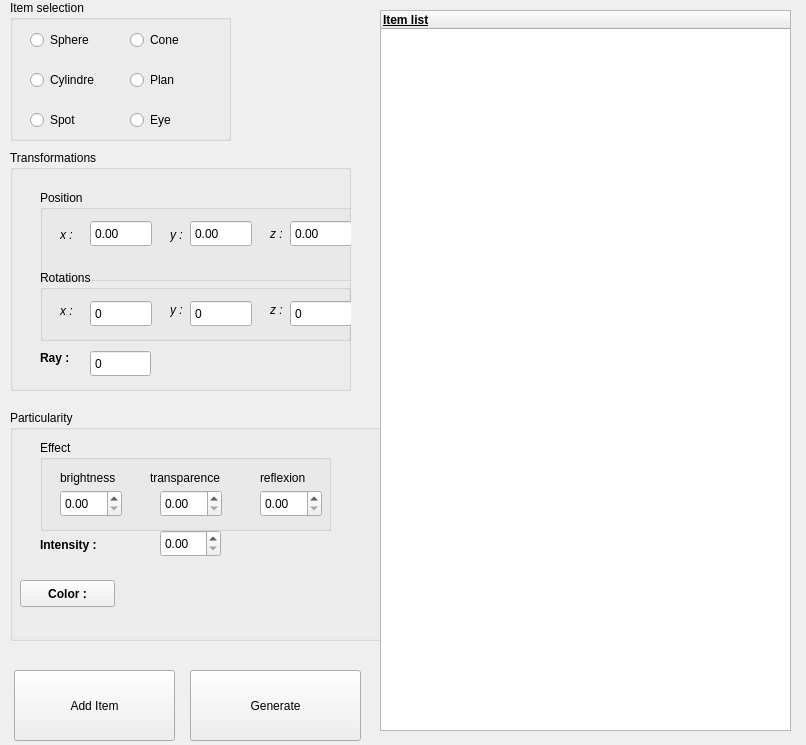
<?xml version="1.0" encoding="UTF-8"?>
<ui version="4.0">
 <class>MainWindow</class>
 <widget class="QMainWindow" name="MainWindow">
  <property name="enabled">
   <bool>true</bool>
  </property>
  <property name="geometry">
   <rect>
    <x>0</x>
    <y>0</y>
    <width>806</width>
    <height>745</height>
   </rect>
  </property>
  <property name="windowTitle">
   <string>MainWindow</string>
  </property>
  <widget class="QWidget" name="centralWidget">
   <widget class="QGroupBox" name="Item">
    <property name="geometry">
     <rect>
      <x>10</x>
      <y>0</y>
      <width>221</width>
      <height>141</height>
     </rect>
    </property>
    <property name="cursor">
     <cursorShape>PointingHandCursor</cursorShape>
    </property>
    <property name="title">
     <string>Item selection</string>
    </property>
    <widget class="QRadioButton" name="Eye">
     <property name="geometry">
      <rect>
       <x>120</x>
       <y>110</y>
       <width>51</width>
       <height>20</height>
      </rect>
     </property>
     <property name="text">
      <string>Eye</string>
     </property>
    </widget>
    <widget class="QRadioButton" name="Cone">
     <property name="geometry">
      <rect>
       <x>120</x>
       <y>30</y>
       <width>71</width>
       <height>20</height>
      </rect>
     </property>
     <property name="text">
      <string>Cone</string>
     </property>
    </widget>
    <widget class="QRadioButton" name="Cylindre">
     <property name="geometry">
      <rect>
       <x>20</x>
       <y>70</y>
       <width>81</width>
       <height>20</height>
      </rect>
     </property>
     <property name="text">
      <string>Cylindre</string>
     </property>
    </widget>
    <widget class="QRadioButton" name="Sphere">
     <property name="geometry">
      <rect>
       <x>20</x>
       <y>30</y>
       <width>71</width>
       <height>20</height>
      </rect>
     </property>
     <property name="text">
      <string>Sphere</string>
     </property>
    </widget>
    <widget class="QRadioButton" name="Plan">
     <property name="geometry">
      <rect>
       <x>120</x>
       <y>70</y>
       <width>71</width>
       <height>20</height>
      </rect>
     </property>
     <property name="text">
      <string>Plan</string>
     </property>
    </widget>
    <widget class="QRadioButton" name="Spot">
     <property name="geometry">
      <rect>
       <x>20</x>
       <y>110</y>
       <width>61</width>
       <height>20</height>
      </rect>
     </property>
     <property name="text">
      <string>Spot</string>
     </property>
    </widget>
   </widget>
   <widget class="QPushButton" name="add_button">
    <property name="geometry">
     <rect>
      <x>14</x>
      <y>670</y>
      <width>161</width>
      <height>71</height>
     </rect>
    </property>
    <property name="text">
     <string>Add Item</string>
    </property>
   </widget>
   <widget class="QPushButton" name="generate_button">
    <property name="geometry">
     <rect>
      <x>190</x>
      <y>670</y>
      <width>171</width>
      <height>71</height>
     </rect>
    </property>
    <property name="text">
     <string>Generate</string>
    </property>
   </widget>
   <widget class="QGroupBox" name="Transformation">
    <property name="geometry">
     <rect>
      <x>10</x>
      <y>150</y>
      <width>341</width>
      <height>241</height>
     </rect>
    </property>
    <property name="autoFillBackground">
     <bool>false</bool>
    </property>
    <property name="title">
     <string>Transformations</string>
    </property>
    <property name="flat">
     <bool>false</bool>
    </property>
    <property name="checkable">
     <bool>false</bool>
    </property>
    <widget class="QGroupBox" name="Positions">
     <property name="geometry">
      <rect>
       <x>30</x>
       <y>40</y>
       <width>361</width>
       <height>91</height>
      </rect>
     </property>
     <property name="title">
      <string>Position</string>
     </property>
     <widget class="QLabel" name="label_4">
      <property name="geometry">
       <rect>
        <x>230</x>
        <y>34</y>
        <width>16</width>
        <height>21</height>
       </rect>
      </property>
      <property name="text">
       <string>&lt;html&gt;&lt;head/&gt;&lt;body&gt;&lt;p&gt;&lt;span style=&quot; font-style:italic;&quot;&gt;z :&lt;/span&gt;&lt;/p&gt;&lt;/body&gt;&lt;/html&gt;</string>
      </property>
     </widget>
     <widget class="QLabel" name="label_3">
      <property name="geometry">
       <rect>
        <x>130</x>
        <y>35</y>
        <width>21</width>
        <height>21</height>
       </rect>
      </property>
      <property name="text">
       <string>&lt;html&gt;&lt;head/&gt;&lt;body&gt;&lt;p&gt;&lt;span style=&quot; font-style:italic;&quot;&gt;y :&lt;/span&gt;&lt;/p&gt;&lt;/body&gt;&lt;/html&gt;</string>
      </property>
     </widget>
     <widget class="QLabel" name="label_2">
      <property name="geometry">
       <rect>
        <x>20</x>
        <y>30</y>
        <width>21</width>
        <height>31</height>
       </rect>
      </property>
      <property name="text">
       <string>&lt;html&gt;&lt;head/&gt;&lt;body&gt;&lt;p&gt;&lt;span style=&quot; font-style:italic;&quot;&gt;x :&lt;/span&gt;&lt;/p&gt;&lt;/body&gt;&lt;/html&gt;</string>
      </property>
     </widget>
     <widget class="QDoubleSpinBox" name="pos_z">
      <property name="geometry">
       <rect>
        <x>250</x>
        <y>30</y>
        <width>62</width>
        <height>27</height>
       </rect>
      </property>
      <property name="buttonSymbols">
       <enum>QAbstractSpinBox::NoButtons</enum>
      </property>
      <property name="minimum">
       <double>-1000.000000000000000</double>
      </property>
      <property name="maximum">
       <double>1000.000000000000000</double>
      </property>
     </widget>
     <widget class="QDoubleSpinBox" name="pos_y">
      <property name="geometry">
       <rect>
        <x>150</x>
        <y>30</y>
        <width>62</width>
        <height>27</height>
       </rect>
      </property>
      <property name="buttonSymbols">
       <enum>QAbstractSpinBox::NoButtons</enum>
      </property>
      <property name="minimum">
       <double>-1000.000000000000000</double>
      </property>
      <property name="maximum">
       <double>1000.000000000000000</double>
      </property>
     </widget>
     <widget class="QDoubleSpinBox" name="pos_x">
      <property name="geometry">
       <rect>
        <x>50</x>
        <y>30</y>
        <width>62</width>
        <height>27</height>
       </rect>
      </property>
      <property name="readOnly">
       <bool>false</bool>
      </property>
      <property name="buttonSymbols">
       <enum>QAbstractSpinBox::NoButtons</enum>
      </property>
      <property name="minimum">
       <double>-1000.000000000000000</double>
      </property>
      <property name="maximum">
       <double>1000.000000000000000</double>
      </property>
     </widget>
    </widget>
    <widget class="QGroupBox" name="Rotations">
     <property name="enabled">
      <bool>true</bool>
     </property>
     <property name="geometry">
      <rect>
       <x>30</x>
       <y>120</y>
       <width>311</width>
       <height>71</height>
      </rect>
     </property>
     <property name="font">
      <font>
       <underline>false</underline>
      </font>
     </property>
     <property name="title">
      <string>Rotations</string>
     </property>
     <property name="checkable">
      <bool>false</bool>
     </property>
     <widget class="QLabel" name="label_11">
      <property name="geometry">
       <rect>
        <x>130</x>
        <y>30</y>
        <width>21</width>
        <height>21</height>
       </rect>
      </property>
      <property name="text">
       <string>&lt;html&gt;&lt;head/&gt;&lt;body&gt;&lt;p&gt;&lt;span style=&quot; font-style:italic;&quot;&gt;y :&lt;/span&gt;&lt;/p&gt;&lt;/body&gt;&lt;/html&gt;</string>
      </property>
     </widget>
     <widget class="QSpinBox" name="rot_y">
      <property name="geometry">
       <rect>
        <x>150</x>
        <y>30</y>
        <width>62</width>
        <height>27</height>
       </rect>
      </property>
      <property name="buttonSymbols">
       <enum>QAbstractSpinBox::NoButtons</enum>
      </property>
      <property name="minimum">
       <number>-360</number>
      </property>
      <property name="maximum">
       <number>360</number>
      </property>
     </widget>
     <widget class="QSpinBox" name="rot_x">
      <property name="geometry">
       <rect>
        <x>50</x>
        <y>30</y>
        <width>62</width>
        <height>27</height>
       </rect>
      </property>
      <property name="cursor">
       <cursorShape>ArrowCursor</cursorShape>
      </property>
      <property name="readOnly">
       <bool>false</bool>
      </property>
      <property name="buttonSymbols">
       <enum>QAbstractSpinBox::NoButtons</enum>
      </property>
      <property name="minimum">
       <number>-360</number>
      </property>
      <property name="maximum">
       <number>360</number>
      </property>
     </widget>
     <widget class="QSpinBox" name="rot_z">
      <property name="geometry">
       <rect>
        <x>250</x>
        <y>30</y>
        <width>62</width>
        <height>27</height>
       </rect>
      </property>
      <property name="buttonSymbols">
       <enum>QAbstractSpinBox::NoButtons</enum>
      </property>
      <property name="minimum">
       <number>-360</number>
      </property>
      <property name="maximum">
       <number>360</number>
      </property>
     </widget>
     <widget class="QLabel" name="label_12">
      <property name="geometry">
       <rect>
        <x>20</x>
        <y>26</y>
        <width>21</width>
        <height>31</height>
       </rect>
      </property>
      <property name="text">
       <string>&lt;html&gt;&lt;head/&gt;&lt;body&gt;&lt;p&gt;&lt;span style=&quot; font-style:italic;&quot;&gt;x :&lt;/span&gt;&lt;/p&gt;&lt;/body&gt;&lt;/html&gt;</string>
      </property>
     </widget>
     <widget class="QLabel" name="label_13">
      <property name="geometry">
       <rect>
        <x>230</x>
        <y>30</y>
        <width>16</width>
        <height>21</height>
       </rect>
      </property>
      <property name="text">
       <string>&lt;html&gt;&lt;head/&gt;&lt;body&gt;&lt;p&gt;&lt;span style=&quot; font-style:italic;&quot;&gt;z :&lt;/span&gt;&lt;/p&gt;&lt;/body&gt;&lt;/html&gt;</string>
      </property>
     </widget>
    </widget>
    <widget class="QLabel" name="label_ray">
     <property name="enabled">
      <bool>true</bool>
     </property>
     <property name="geometry">
      <rect>
       <x>30</x>
       <y>200</y>
       <width>41</width>
       <height>16</height>
      </rect>
     </property>
     <property name="text">
      <string>&lt;html&gt;&lt;head/&gt;&lt;body&gt;&lt;p&gt;&lt;span style=&quot; font-weight:600;&quot;&gt;Ray :&lt;/span&gt;&lt;/p&gt;&lt;/body&gt;&lt;/html&gt;</string>
     </property>
    </widget>
    <widget class="QSpinBox" name="ray">
     <property name="geometry">
      <rect>
       <x>80</x>
       <y>200</y>
       <width>61</width>
       <height>27</height>
      </rect>
     </property>
     <property name="buttonSymbols">
      <enum>QAbstractSpinBox::NoButtons</enum>
     </property>
     <property name="maximum">
      <number>500</number>
     </property>
    </widget>
   </widget>
   <widget class="QGroupBox" name="Particularity">
    <property name="geometry">
     <rect>
      <x>10</x>
      <y>410</y>
      <width>381</width>
      <height>231</height>
     </rect>
    </property>
    <property name="title">
     <string>Particularity</string>
    </property>
    <widget class="QGroupBox" name="Effect">
     <property name="enabled">
      <bool>true</bool>
     </property>
     <property name="geometry">
      <rect>
       <x>30</x>
       <y>30</y>
       <width>291</width>
       <height>91</height>
      </rect>
     </property>
     <property name="title">
      <string>Effect</string>
     </property>
     <widget class="QLabel" name="label_5">
      <property name="geometry">
       <rect>
        <x>20</x>
        <y>30</y>
        <width>62</width>
        <height>15</height>
       </rect>
      </property>
      <property name="text">
       <string>brightness</string>
      </property>
     </widget>
     <widget class="QLabel" name="label_22">
      <property name="geometry">
       <rect>
        <x>110</x>
        <y>30</y>
        <width>91</width>
        <height>16</height>
       </rect>
      </property>
      <property name="text">
       <string>transparence</string>
      </property>
     </widget>
     <widget class="QLabel" name="label_23">
      <property name="geometry">
       <rect>
        <x>220</x>
        <y>30</y>
        <width>62</width>
        <height>15</height>
       </rect>
      </property>
      <property name="text">
       <string>reflexion</string>
      </property>
     </widget>
     <widget class="QDoubleSpinBox" name="b">
      <property name="geometry">
       <rect>
        <x>20</x>
        <y>50</y>
        <width>62</width>
        <height>27</height>
       </rect>
      </property>
      <property name="minimum">
       <double>0.000000000000000</double>
      </property>
      <property name="maximum">
       <double>1.000000000000000</double>
      </property>
      <property name="singleStep">
       <double>0.010000000000000</double>
      </property>
      <property name="value">
       <double>0.000000000000000</double>
      </property>
     </widget>
     <widget class="QDoubleSpinBox" name="t">
      <property name="geometry">
       <rect>
        <x>120</x>
        <y>50</y>
        <width>62</width>
        <height>27</height>
       </rect>
      </property>
      <property name="maximum">
       <double>1.000000000000000</double>
      </property>
      <property name="singleStep">
       <double>0.010000000000000</double>
      </property>
     </widget>
     <widget class="QDoubleSpinBox" name="r">
      <property name="geometry">
       <rect>
        <x>220</x>
        <y>50</y>
        <width>62</width>
        <height>27</height>
       </rect>
      </property>
      <property name="maximum">
       <double>1.000000000000000</double>
      </property>
      <property name="singleStep">
       <double>0.010000000000000</double>
      </property>
     </widget>
    </widget>
    <widget class="QLabel" name="label_24">
     <property name="geometry">
      <rect>
       <x>30</x>
       <y>125</y>
       <width>81</width>
       <height>21</height>
      </rect>
     </property>
     <property name="text">
      <string>&lt;html&gt;&lt;head/&gt;&lt;body&gt;&lt;p&gt;&lt;span style=&quot; font-weight:600;&quot;&gt;Intensity :&lt;/span&gt;&lt;/p&gt;&lt;/body&gt;&lt;/html&gt;</string>
     </property>
    </widget>
    <widget class="QDoubleSpinBox" name="i">
     <property name="geometry">
      <rect>
       <x>150</x>
       <y>120</y>
       <width>61</width>
       <height>27</height>
      </rect>
     </property>
     <property name="maximum">
      <double>1.000000000000000</double>
     </property>
     <property name="singleStep">
      <double>0.010000000000000</double>
     </property>
    </widget>
    <widget class="QPushButton" name="color_button">
     <property name="geometry">
      <rect>
       <x>10</x>
       <y>170</y>
       <width>95</width>
       <height>27</height>
      </rect>
     </property>
     <property name="font">
      <font>
       <weight>75</weight>
       <bold>true</bold>
      </font>
     </property>
     <property name="cursor">
      <cursorShape>PointingHandCursor</cursorShape>
     </property>
     <property name="text">
      <string>Color :</string>
     </property>
    </widget>
    <widget class="QLabel" name="color_l">
     <property name="geometry">
      <rect>
       <x>121</x>
       <y>174</y>
       <width>131</width>
       <height>21</height>
      </rect>
     </property>
     <property name="palette">
      <palette>
       <active>
        <colorrole role="WindowText">
         <brush brushstyle="SolidPattern">
          <color alpha="255">
           <red>0</red>
           <green>0</green>
           <blue>0</blue>
          </color>
         </brush>
        </colorrole>
        <colorrole role="Button">
         <brush brushstyle="SolidPattern">
          <color alpha="255">
           <red>13</red>
           <green>54</green>
           <blue>237</blue>
          </color>
         </brush>
        </colorrole>
        <colorrole role="Light">
         <brush brushstyle="SolidPattern">
          <color alpha="255">
           <red>114</red>
           <green>140</green>
           <blue>255</blue>
          </color>
         </brush>
        </colorrole>
        <colorrole role="Midlight">
         <brush brushstyle="SolidPattern">
          <color alpha="255">
           <red>63</red>
           <green>97</green>
           <blue>246</blue>
          </color>
         </brush>
        </colorrole>
        <colorrole role="Dark">
         <brush brushstyle="SolidPattern">
          <color alpha="255">
           <red>6</red>
           <green>27</green>
           <blue>118</blue>
          </color>
         </brush>
        </colorrole>
        <colorrole role="Mid">
         <brush brushstyle="SolidPattern">
          <color alpha="255">
           <red>8</red>
           <green>36</green>
           <blue>158</blue>
          </color>
         </brush>
        </colorrole>
        <colorrole role="Text">
         <brush brushstyle="SolidPattern">
          <color alpha="255">
           <red>0</red>
           <green>0</green>
           <blue>0</blue>
          </color>
         </brush>
        </colorrole>
        <colorrole role="BrightText">
         <brush brushstyle="SolidPattern">
          <color alpha="255">
           <red>255</red>
           <green>255</green>
           <blue>255</blue>
          </color>
         </brush>
        </colorrole>
        <colorrole role="ButtonText">
         <brush brushstyle="SolidPattern">
          <color alpha="255">
           <red>0</red>
           <green>0</green>
           <blue>0</blue>
          </color>
         </brush>
        </colorrole>
        <colorrole role="Base">
         <brush brushstyle="SolidPattern">
          <color alpha="255">
           <red>255</red>
           <green>255</green>
           <blue>255</blue>
          </color>
         </brush>
        </colorrole>
        <colorrole role="Window">
         <brush brushstyle="SolidPattern">
          <color alpha="255">
           <red>13</red>
           <green>54</green>
           <blue>237</blue>
          </color>
         </brush>
        </colorrole>
        <colorrole role="Shadow">
         <brush brushstyle="SolidPattern">
          <color alpha="255">
           <red>0</red>
           <green>0</green>
           <blue>0</blue>
          </color>
         </brush>
        </colorrole>
        <colorrole role="AlternateBase">
         <brush brushstyle="SolidPattern">
          <color alpha="255">
           <red>134</red>
           <green>154</green>
           <blue>246</blue>
          </color>
         </brush>
        </colorrole>
        <colorrole role="ToolTipBase">
         <brush brushstyle="SolidPattern">
          <color alpha="255">
           <red>255</red>
           <green>255</green>
           <blue>220</blue>
          </color>
         </brush>
        </colorrole>
        <colorrole role="ToolTipText">
         <brush brushstyle="SolidPattern">
          <color alpha="255">
           <red>0</red>
           <green>0</green>
           <blue>0</blue>
          </color>
         </brush>
        </colorrole>
       </active>
       <inactive>
        <colorrole role="WindowText">
         <brush brushstyle="SolidPattern">
          <color alpha="255">
           <red>0</red>
           <green>0</green>
           <blue>0</blue>
          </color>
         </brush>
        </colorrole>
        <colorrole role="Button">
         <brush brushstyle="SolidPattern">
          <color alpha="255">
           <red>13</red>
           <green>54</green>
           <blue>237</blue>
          </color>
         </brush>
        </colorrole>
        <colorrole role="Light">
         <brush brushstyle="SolidPattern">
          <color alpha="255">
           <red>114</red>
           <green>140</green>
           <blue>255</blue>
          </color>
         </brush>
        </colorrole>
        <colorrole role="Midlight">
         <brush brushstyle="SolidPattern">
          <color alpha="255">
           <red>63</red>
           <green>97</green>
           <blue>246</blue>
          </color>
         </brush>
        </colorrole>
        <colorrole role="Dark">
         <brush brushstyle="SolidPattern">
          <color alpha="255">
           <red>6</red>
           <green>27</green>
           <blue>118</blue>
          </color>
         </brush>
        </colorrole>
        <colorrole role="Mid">
         <brush brushstyle="SolidPattern">
          <color alpha="255">
           <red>8</red>
           <green>36</green>
           <blue>158</blue>
          </color>
         </brush>
        </colorrole>
        <colorrole role="Text">
         <brush brushstyle="SolidPattern">
          <color alpha="255">
           <red>0</red>
           <green>0</green>
           <blue>0</blue>
          </color>
         </brush>
        </colorrole>
        <colorrole role="BrightText">
         <brush brushstyle="SolidPattern">
          <color alpha="255">
           <red>255</red>
           <green>255</green>
           <blue>255</blue>
          </color>
         </brush>
        </colorrole>
        <colorrole role="ButtonText">
         <brush brushstyle="SolidPattern">
          <color alpha="255">
           <red>0</red>
           <green>0</green>
           <blue>0</blue>
          </color>
         </brush>
        </colorrole>
        <colorrole role="Base">
         <brush brushstyle="SolidPattern">
          <color alpha="255">
           <red>255</red>
           <green>255</green>
           <blue>255</blue>
          </color>
         </brush>
        </colorrole>
        <colorrole role="Window">
         <brush brushstyle="SolidPattern">
          <color alpha="255">
           <red>13</red>
           <green>54</green>
           <blue>237</blue>
          </color>
         </brush>
        </colorrole>
        <colorrole role="Shadow">
         <brush brushstyle="SolidPattern">
          <color alpha="255">
           <red>0</red>
           <green>0</green>
           <blue>0</blue>
          </color>
         </brush>
        </colorrole>
        <colorrole role="AlternateBase">
         <brush brushstyle="SolidPattern">
          <color alpha="255">
           <red>134</red>
           <green>154</green>
           <blue>246</blue>
          </color>
         </brush>
        </colorrole>
        <colorrole role="ToolTipBase">
         <brush brushstyle="SolidPattern">
          <color alpha="255">
           <red>255</red>
           <green>255</green>
           <blue>220</blue>
          </color>
         </brush>
        </colorrole>
        <colorrole role="ToolTipText">
         <brush brushstyle="SolidPattern">
          <color alpha="255">
           <red>0</red>
           <green>0</green>
           <blue>0</blue>
          </color>
         </brush>
        </colorrole>
       </inactive>
       <disabled>
        <colorrole role="WindowText">
         <brush brushstyle="SolidPattern">
          <color alpha="255">
           <red>6</red>
           <green>27</green>
           <blue>118</blue>
          </color>
         </brush>
        </colorrole>
        <colorrole role="Button">
         <brush brushstyle="SolidPattern">
          <color alpha="255">
           <red>13</red>
           <green>54</green>
           <blue>237</blue>
          </color>
         </brush>
        </colorrole>
        <colorrole role="Light">
         <brush brushstyle="SolidPattern">
          <color alpha="255">
           <red>114</red>
           <green>140</green>
           <blue>255</blue>
          </color>
         </brush>
        </colorrole>
        <colorrole role="Midlight">
         <brush brushstyle="SolidPattern">
          <color alpha="255">
           <red>63</red>
           <green>97</green>
           <blue>246</blue>
          </color>
         </brush>
        </colorrole>
        <colorrole role="Dark">
         <brush brushstyle="SolidPattern">
          <color alpha="255">
           <red>6</red>
           <green>27</green>
           <blue>118</blue>
          </color>
         </brush>
        </colorrole>
        <colorrole role="Mid">
         <brush brushstyle="SolidPattern">
          <color alpha="255">
           <red>8</red>
           <green>36</green>
           <blue>158</blue>
          </color>
         </brush>
        </colorrole>
        <colorrole role="Text">
         <brush brushstyle="SolidPattern">
          <color alpha="255">
           <red>6</red>
           <green>27</green>
           <blue>118</blue>
          </color>
         </brush>
        </colorrole>
        <colorrole role="BrightText">
         <brush brushstyle="SolidPattern">
          <color alpha="255">
           <red>255</red>
           <green>255</green>
           <blue>255</blue>
          </color>
         </brush>
        </colorrole>
        <colorrole role="ButtonText">
         <brush brushstyle="SolidPattern">
          <color alpha="255">
           <red>6</red>
           <green>27</green>
           <blue>118</blue>
          </color>
         </brush>
        </colorrole>
        <colorrole role="Base">
         <brush brushstyle="SolidPattern">
          <color alpha="255">
           <red>13</red>
           <green>54</green>
           <blue>237</blue>
          </color>
         </brush>
        </colorrole>
        <colorrole role="Window">
         <brush brushstyle="SolidPattern">
          <color alpha="255">
           <red>13</red>
           <green>54</green>
           <blue>237</blue>
          </color>
         </brush>
        </colorrole>
        <colorrole role="Shadow">
         <brush brushstyle="SolidPattern">
          <color alpha="255">
           <red>0</red>
           <green>0</green>
           <blue>0</blue>
          </color>
         </brush>
        </colorrole>
        <colorrole role="AlternateBase">
         <brush brushstyle="SolidPattern">
          <color alpha="255">
           <red>13</red>
           <green>54</green>
           <blue>237</blue>
          </color>
         </brush>
        </colorrole>
        <colorrole role="ToolTipBase">
         <brush brushstyle="SolidPattern">
          <color alpha="255">
           <red>255</red>
           <green>255</green>
           <blue>220</blue>
          </color>
         </brush>
        </colorrole>
        <colorrole role="ToolTipText">
         <brush brushstyle="SolidPattern">
          <color alpha="255">
           <red>0</red>
           <green>0</green>
           <blue>0</blue>
          </color>
         </brush>
        </colorrole>
       </disabled>
      </palette>
     </property>
     <property name="frameShadow">
      <enum>QFrame::Raised</enum>
     </property>
     <property name="text">
      <string/>
     </property>
    </widget>
   </widget>
   <widget class="QTreeWidget" name="treeWidget">
    <property name="geometry">
     <rect>
      <x>380</x>
      <y>10</y>
      <width>411</width>
      <height>721</height>
     </rect>
    </property>
    <column>
     <property name="text">
      <string>Item list</string>
     </property>
     <property name="font">
      <font>
       <weight>75</weight>
       <bold>true</bold>
       <underline>true</underline>
      </font>
     </property>
    </column>
   </widget>
  </widget>
 </widget>
 <layoutdefault spacing="6" margin="11"/>
 <resources/>
 <connections/>
</ui>
